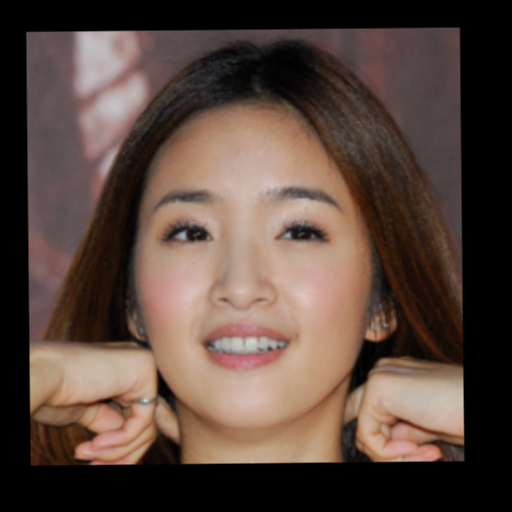
#> input picture LPB-TestData/A/nor_000038.png, 512 x 512 px; its folder holds only this picture in this run
$ python blend2.py
#> lines starting #> are read from the running program, lines starting #| are printed output that depends on the picture
import cv2
import numpy as np
import argparse
import os
import glob
import imutils

from scipy import signal


# [27 lines left out: function blur, not called in this run]

def one_level_laplacian(img):
    # generate Gaussian pyramid for Apple
    A = img.copy()


    # Downsample blurred A
    small_A = cv2.pyrDown(A)

    # Upsample small, blurred A
    # insert zeros between pixels, then apply a gaussian low pass filter
    upsampled_A = cv2.pyrUp(small_A)

    # generate Laplacian level for A
    laplace_A = A -upsampled_A# cv2.subtract(A , upsampled_A)
    # laplace_A = cv2.subtract(A , upsampled_A)


    return small_A, upsampled_A, laplace_A

# [14 lines left out: function generate_GP, not called in this run]

def generate_GP_LP(image_copy,gp_level):

    img = image_copy
    gp_image = [img]
    lp_image = []
    F_upsampled = []
    for i in range(gp_level):
        small_A, upsampled_A, laplace_A = one_level_laplacian(img)
        gp_image.append(small_A)
        F_upsampled.append(upsampled_A)
        lp_image.append(laplace_A)
        img = small_A


    return gp_image, lp_image


def LPB_blend (A, B, Mask,gp_level):
    # input : A, B, Mask are file directory path
#> called with A = 'LPB-TestData/A/nor_000038.png', B = 'LPB-TestData/B/pixar_000038.png', gp_level = 2
    A = cv2.imread(A)#[:,:,0]
#> A is the input picture: shape (512, 512, 3); mean B, G, R 61.1, 70.1, 88.7
    B = cv2.imread(B)#[:,:,0]
    Mask    = cv2.imread(Mask)#[:,:,0]
    Mask_neg = cv2.bitwise_not(Mask)


    # generate Gaussian pyramid for A
    gp_A,lp_A   = generate_GP_LP(A.copy()       ,gp_level)
#> the loop in generate_GP_LP, `for i in range(gp_level):` made 2 passes
#> pass 1, in one_level_laplacian, `laplace_A = A -upsampled_A# cv2.subtract(A , upsampled_A)`:
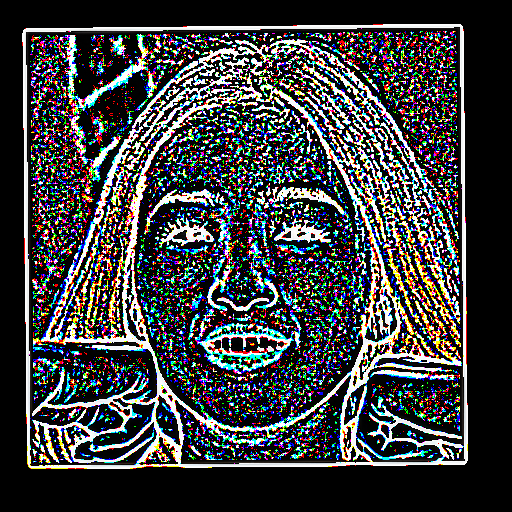
#> laplace_A: shape (512, 512, 3); mean B, G, R 64.6, 62.7, 61.2
#> pass 2, in one_level_laplacian (call 2), `small_A = cv2.pyrDown(A)`:
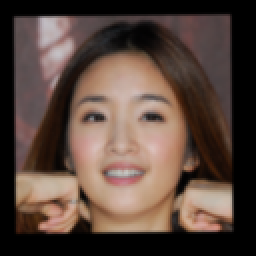
#> small_A: shape (128, 128, 3) (shown 2 times larger); mean B, G, R 61.1, 70.1, 88.7
#> after the loop in generate_GP_LP, `for i in range(gp_level):`: F_upsampled = 2 items; gp_image = 3 items; lp_image = 2 items
#> gp_A = 3 items; lp_A = 2 items
#> (the run stopped early here; a loop or call above may not have finished)

$ run again, on LPB-TestData/A/nor_000782.png
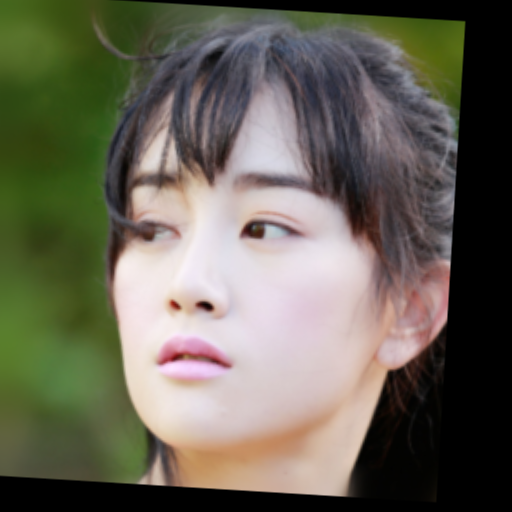
#> input picture LPB-TestData/A/nor_000782.png, 512 x 512 px
#> in LPB_blend, A is the input picture: shape (512, 512, 3); mean B, G, R 86.4, 100.7, 104
#> the loop in generate_GP_LP, `for i in range(gp_level):` made 2 passes
#> pass 1, in one_level_laplacian, `laplace_A = A -upsampled_A# cv2.subtract(A , upsampled_A)`:
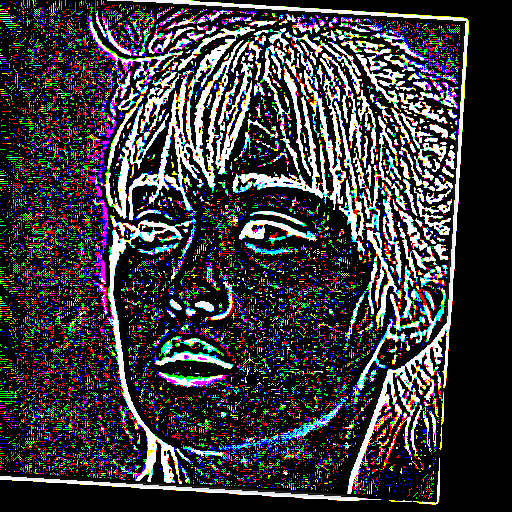
#> laplace_A: shape (512, 512, 3); mean B, G, R 60.7, 57.8, 59.7
#> pass 2, in one_level_laplacian (call 2), `small_A = cv2.pyrDown(A)`:
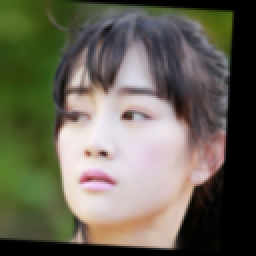
#> small_A: shape (128, 128, 3) (shown 2 times larger); mean B, G, R 86.5, 101.1, 104.2
#> after the loop in generate_GP_LP, `for i in range(gp_level):`: F_upsampled = 2 items; gp_image = 3 items; lp_image = 2 items
#> gp_A = 3 items; lp_A = 2 items

$ run again, on LPB-TestData/A/nor_000179.png
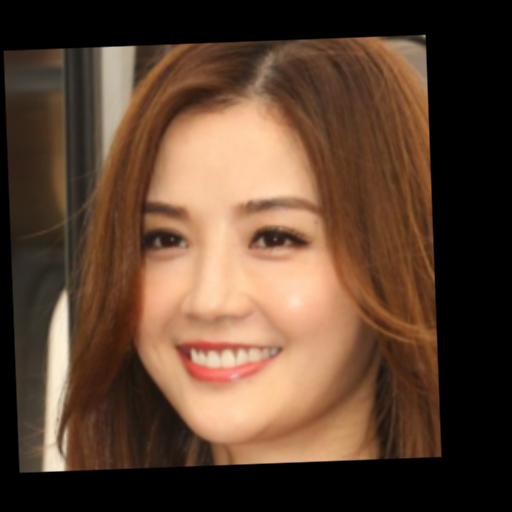
#> input picture LPB-TestData/A/nor_000179.png, 512 x 512 px
#> in LPB_blend, A is the input picture: shape (512, 512, 3); mean B, G, R 49, 66.9, 93
#> the loop in generate_GP_LP, `for i in range(gp_level):` made 2 passes
#> pass 1, in one_level_laplacian, `laplace_A = A -upsampled_A# cv2.subtract(A , upsampled_A)`:
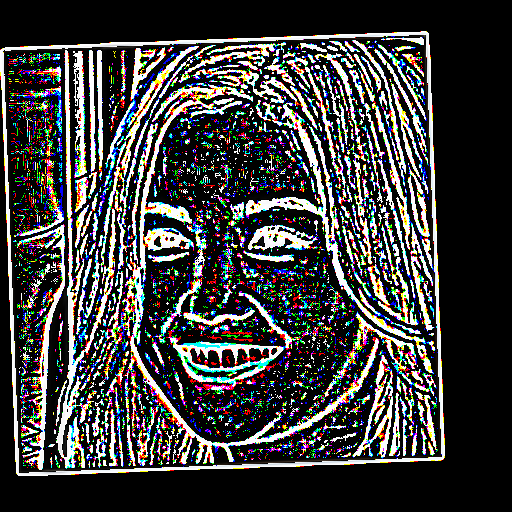
#> laplace_A: shape (512, 512, 3); mean B, G, R 61.3, 61.6, 61.8
#> pass 2, in one_level_laplacian (call 2), `small_A = cv2.pyrDown(A)`:
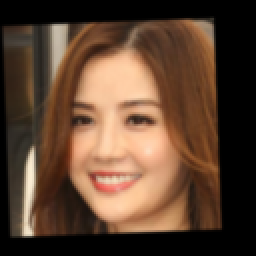
#> small_A: shape (128, 128, 3) (shown 2 times larger); mean B, G, R 49, 66.9, 93.1
#> after the loop in generate_GP_LP, `for i in range(gp_level):`: F_upsampled = 2 items; gp_image = 3 items; lp_image = 2 items
#> gp_A = 3 items; lp_A = 2 items

$ run again, on LPB-TestData/A/nor_000579.png
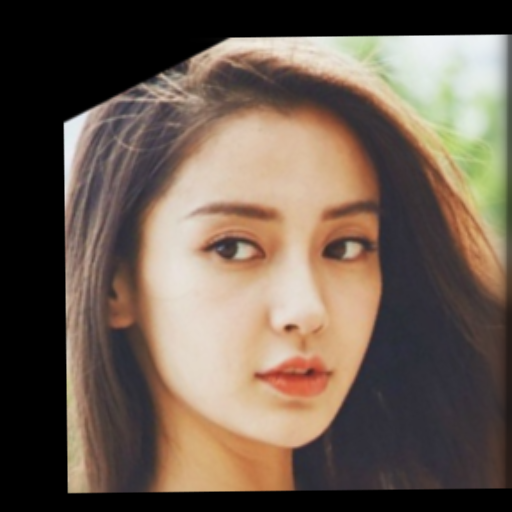
#> input picture LPB-TestData/A/nor_000579.png, 512 x 512 px
#> in LPB_blend, A is the input picture: shape (512, 512, 3); mean B, G, R 80.7, 93, 108.4
#> the loop in generate_GP_LP, `for i in range(gp_level):` made 2 passes
#> pass 1, in one_level_laplacian, `laplace_A = A -upsampled_A# cv2.subtract(A , upsampled_A)`:
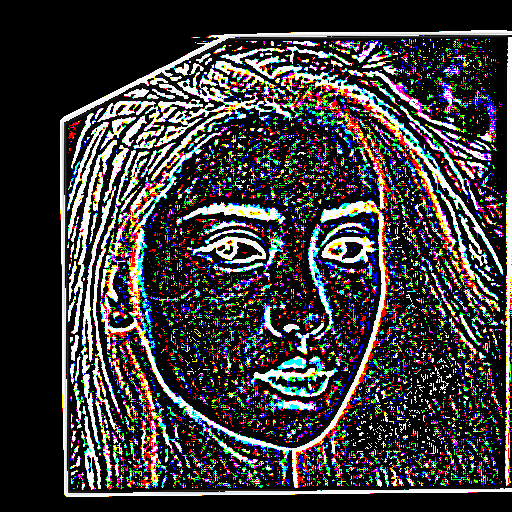
#> laplace_A: shape (512, 512, 3); mean B, G, R 59.7, 58.4, 60.9
#> pass 2, in one_level_laplacian (call 2), `small_A = cv2.pyrDown(A)`:
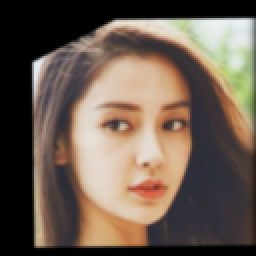
#> small_A: shape (128, 128, 3) (shown 2 times larger); mean B, G, R 80.5, 92.9, 108.3
#> after the loop in generate_GP_LP, `for i in range(gp_level):`: F_upsampled = 2 items; gp_image = 3 items; lp_image = 2 items
#> gp_A = 3 items; lp_A = 2 items
